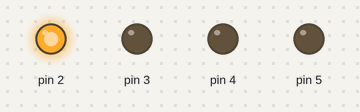
The sketch below on a simulated Arduino Uno, built with avr-gcc and run on an emulated ATmega328P. Parts: output pins drawn as LEDs (lit = HIGH).

Above: at 0.5 s.
At 1.3 s:
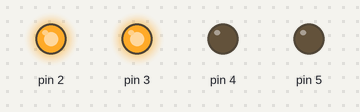
At 2.2 s:
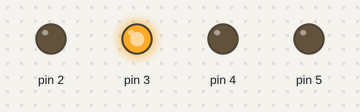
At 3.1 s:
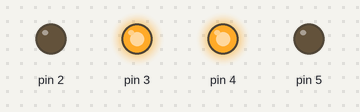
At 4.0 s:
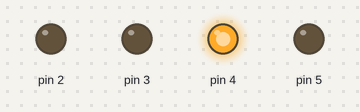
At 6.3 s:
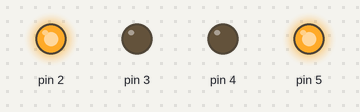
Timing chart, 0 to 8.3 s (numbered marks = the images above):
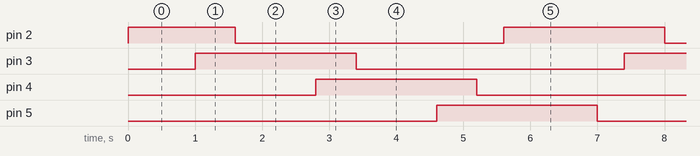

Measured:
- by itself, pin 2: repeats every 6.4 s: LOW 4.0 s, HIGH 2.4 s
- by itself, pin 3–5: alternates HIGH for 2.4 s and LOW for 4.0 s
- by itself, everything shown: repeats every 6.4 s, in 8 steps

The sketch:

Sequencial_Matriz_01.ino
```cpp
int t = 200;

//boolean matriz[y][x]
boolean matriz[8][4] =
{
  {
    1, 0, 0, 0
  }//0
  ,
  {
    1, 1, 0, 0
  }//1
  ,
  {
    0, 1, 0, 0
  }//2
  ,
  {
    0, 1, 1, 0
  }//3
  ,
  {
    0, 0, 1, 0
  }//4
  ,
  {
    0, 0, 1, 1
  }//5
  ,
  {
    0, 0, 0, 1
  }//6
  ,
  {
    1, 0, 0, 1
  }//7
};

void setup()
{
  for (int led = 2; led < 6; led++)
  {
    pinMode(led, OUTPUT);
  }
}

void loop()
{
  for (int y = 0; y < 8; y++)
  {
    for (int x = 0; x < 4; x++)
    {
      digitalWrite(x + 2, matriz[y][x]);
      delay(t);
    }
  }
}
```
